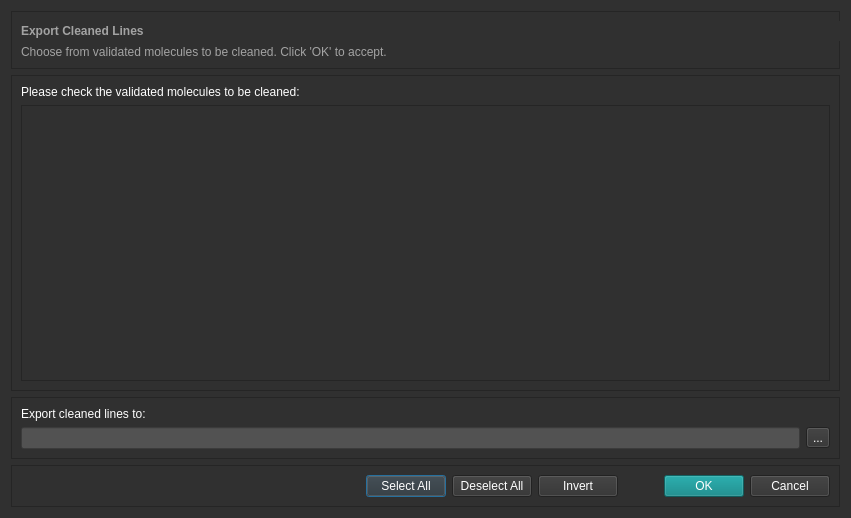
<?xml version="1.0" encoding="UTF-8"?>
<ui version="4.0">
 <class>Dialog</class>
 <widget class="QDialog" name="Dialog">
  <property name="geometry">
   <rect>
    <x>0</x>
    <y>0</y>
    <width>851</width>
    <height>518</height>
   </rect>
  </property>
  <property name="windowTitle">
   <string>Dialog</string>
  </property>
  <property name="styleSheet">
   <string notr="true">background-color: rgb(48, 48, 48);
gridline-color: rgb(195, 195, 195);
color: rgb(255, 255, 255);
</string>
  </property>
  <layout class="QGridLayout" name="gridLayout_4">
   <item row="1" column="0">
    <widget class="QFrame" name="frame_2">
     <property name="frameShape">
      <enum>QFrame::StyledPanel</enum>
     </property>
     <property name="frameShadow">
      <enum>QFrame::Raised</enum>
     </property>
     <layout class="QGridLayout" name="gridLayout_3">
      <item row="0" column="0">
       <widget class="QLabel" name="label_2">
        <property name="frameShape">
         <enum>QFrame::NoFrame</enum>
        </property>
        <property name="text">
         <string>Please check the validated molecules to be cleaned:</string>
        </property>
       </widget>
      </item>
      <item row="1" column="0">
       <widget class="QScrollArea" name="scrollArea">
        <property name="widgetResizable">
         <bool>true</bool>
        </property>
        <widget class="QWidget" name="scrollAreaWidgetContents">
         <property name="geometry">
          <rect>
           <x>0</x>
           <y>0</y>
           <width>819</width>
           <height>260</height>
          </rect>
         </property>
         <zorder>frame_6</zorder>
        </widget>
       </widget>
      </item>
     </layout>
    </widget>
   </item>
   <item row="0" column="0">
    <widget class="QFrame" name="frame_6">
     <property name="sizePolicy">
      <sizepolicy hsizetype="Preferred" vsizetype="Preferred">
       <horstretch>0</horstretch>
       <verstretch>0</verstretch>
      </sizepolicy>
     </property>
     <property name="minimumSize">
      <size>
       <width>0</width>
       <height>58</height>
      </size>
     </property>
     <property name="frameShape">
      <enum>QFrame::StyledPanel</enum>
     </property>
     <property name="frameShadow">
      <enum>QFrame::Raised</enum>
     </property>
     <widget class="QLabel" name="label_3">
      <property name="geometry">
       <rect>
        <x>10</x>
        <y>10</y>
        <width>821</width>
        <height>20</height>
       </rect>
      </property>
      <property name="font">
       <font>
        <weight>75</weight>
        <bold>true</bold>
       </font>
      </property>
      <property name="styleSheet">
       <string notr="true">color: rgb(163, 163, 163);</string>
      </property>
      <property name="frameShape">
       <enum>QFrame::NoFrame</enum>
      </property>
      <property name="frameShadow">
       <enum>QFrame::Raised</enum>
      </property>
      <property name="text">
       <string>Export Cleaned Lines</string>
      </property>
     </widget>
     <widget class="QLabel" name="label_4">
      <property name="geometry">
       <rect>
        <x>10</x>
        <y>30</y>
        <width>441</width>
        <height>21</height>
       </rect>
      </property>
      <property name="styleSheet">
       <string notr="true">color: rgb(163, 163, 163);</string>
      </property>
      <property name="text">
       <string>Choose from validated molecules to be cleaned. Click 'OK' to accept.</string>
      </property>
     </widget>
    </widget>
   </item>
   <item row="4" column="0">
    <widget class="QFrame" name="frame">
     <property name="frameShape">
      <enum>QFrame::StyledPanel</enum>
     </property>
     <property name="frameShadow">
      <enum>QFrame::Raised</enum>
     </property>
     <layout class="QHBoxLayout" name="horizontalLayout_3">
      <item>
       <spacer name="horizontalSpacer_3">
        <property name="orientation">
         <enum>Qt::Horizontal</enum>
        </property>
        <property name="sizeHint" stdset="0">
         <size>
          <width>40</width>
          <height>20</height>
         </size>
        </property>
       </spacer>
      </item>
      <item>
       <widget class="QPushButton" name="select_all_btn">
        <property name="text">
         <string>Select All</string>
        </property>
       </widget>
      </item>
      <item>
       <widget class="QPushButton" name="deselect_all_btn">
        <property name="text">
         <string>Deselect All</string>
        </property>
       </widget>
      </item>
      <item>
       <widget class="QPushButton" name="invert_btn">
        <property name="text">
         <string>Invert</string>
        </property>
       </widget>
      </item>
      <item>
       <spacer name="horizontalSpacer_4">
        <property name="orientation">
         <enum>Qt::Horizontal</enum>
        </property>
        <property name="sizeType">
         <enum>QSizePolicy::Fixed</enum>
        </property>
        <property name="sizeHint" stdset="0">
         <size>
          <width>40</width>
          <height>20</height>
         </size>
        </property>
       </spacer>
      </item>
      <item>
       <layout class="QHBoxLayout" name="horizontalLayout_2">
        <item>
         <widget class="QPushButton" name="ok_btn">
          <property name="styleSheet">
           <string notr="true">background-color: rgba(0, 128, 128, 154);</string>
          </property>
          <property name="text">
           <string>OK</string>
          </property>
         </widget>
        </item>
        <item>
         <widget class="QPushButton" name="cancel_btn">
          <property name="styleSheet">
           <string notr="true"/>
          </property>
          <property name="text">
           <string>Cancel</string>
          </property>
         </widget>
        </item>
       </layout>
      </item>
     </layout>
    </widget>
   </item>
   <item row="2" column="0" rowspan="2">
    <widget class="QFrame" name="frame_5">
     <property name="frameShape">
      <enum>QFrame::StyledPanel</enum>
     </property>
     <property name="frameShadow">
      <enum>QFrame::Raised</enum>
     </property>
     <layout class="QGridLayout" name="gridLayout">
      <item row="1" column="0">
       <widget class="QLineEdit" name="select_file_txt">
        <property name="styleSheet">
         <string notr="true">background-color: rgb(82, 82, 82);
color: rgb(255, 255, 255);</string>
        </property>
        <property name="locale">
         <locale language="English" country="UnitedStates"/>
        </property>
       </widget>
      </item>
      <item row="1" column="1">
       <widget class="QToolButton" name="select_file_btn">
        <property name="text">
         <string>...</string>
        </property>
       </widget>
      </item>
      <item row="0" column="0">
       <widget class="QLabel" name="label">
        <property name="text">
         <string>Export cleaned lines to:</string>
        </property>
       </widget>
      </item>
     </layout>
    </widget>
   </item>
  </layout>
 </widget>
 <resources/>
 <connections/>
</ui>
